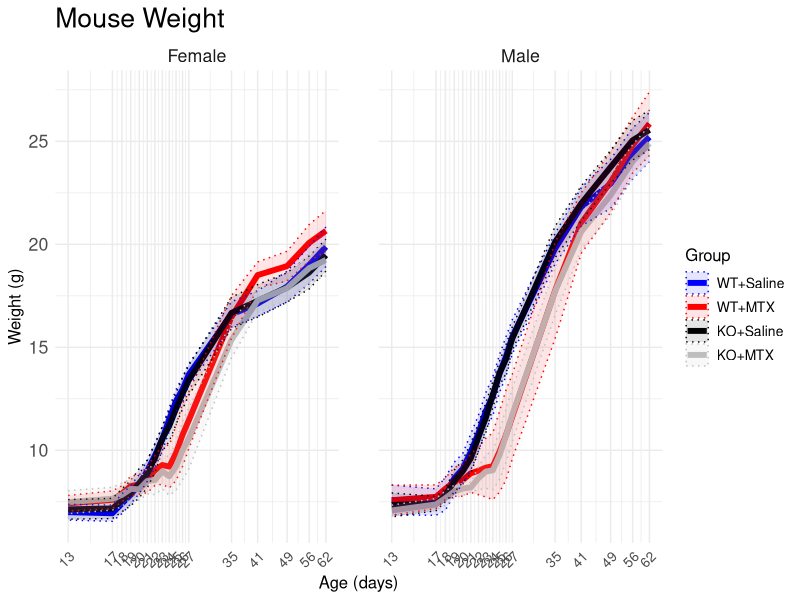

This figure's R source:
#########################################################
## LOAD PACKAGES                                       ##
#########################################################

library(tidyverse)
library(glue)
library(lme4)
library(lmerTest)
library(ggplot2)
library(gridExtra)

####################################################################################################
## MOUSE WEIGHT TRAJECTORY PLOT                                                                   ##
####################################################################################################

## LOAD DATA ##
FINAL_WEIGHT <- read.csv("FINAL_WEIGHT.csv")

## CHANGE TO NUMERIC ##
FINAL_WEIGHT$Age <- as.numeric(as.character(FINAL_WEIGHT$Age))
FINAL_WEIGHT$Weight <- as.numeric(as.character(FINAL_WEIGHT$Weight))

## CALCULATE MEAN CONFIDENCE INTERVALS ##
weightc <- FINAL_WEIGHT %>%
  group_by(Group, Sex, Age) %>%
  summarise(
    mean = mean(Weight, na.rm = TRUE),
    se = sd(Weight, na.rm = TRUE) / sqrt(n()),
    ci_lower = mean - qt(0.975, df = n() - 1) * se,
    ci_upper = mean + qt(0.975, df = n() - 1) * se,
    N = n(),
    .groups = 'drop'
  )

## RE-ORDER GROUP LEVELS FOR LEGEND ##
weightc$Group <- factor(weightc$Group, levels = c("WT+Saline", "WT+MTX", "KO+Saline", "KO+MTX"))

## PLOTTING ##
cplt <- ggplot(weightc, aes(x = Age, y = mean, group = Group, color = Group)) +
  geom_line(size = 2) +
  geom_ribbon(aes(ymin = ci_lower, ymax = ci_upper, fill = Group),
              alpha = 0.1, linetype = "dotted", size = 0.5) +
  labs(title = "Mouse Weight",
       x = "Age (days)",
       y = "Weight (g)",
       color = "Group") +
  scale_color_manual(values = c("WT+Saline" = "blue",
                                "WT+MTX" = "red",
                                "KO+Saline" = "black",
                                "KO+MTX" = "grey")) +
  scale_fill_manual(values = c("WT+Saline" = "blue",
                               "WT+MTX" = "red",
                               "KO+Saline" = "black",
                               "KO+MTX" = "grey")) +
  facet_wrap(~Sex) +
  scale_x_continuous(trans = 'log10',
                     breaks = c(13, 17, 18, 19, 20, 21, 22, 23, 24, 25, 26, 27, 35, 41, 49, 56, 62)) +
  theme_minimal() +
  theme(
    text = element_text(size = 16),
    axis.text.x = element_text(angle = 45, vjust = 1, hjust = 1, size = 10),
    axis.title = element_text(size = 12),
    legend.text = element_text(size = 10),
    legend.title = element_text(size = 12),
    panel.spacing = unit(2, "lines")
  )

## SAVE TO PDF ##
cairo_pdf("Figure2.pdf", width = 10.0, height = 5.5)
print(cplt)
dev.off()

####################################################################################################
## MOUSE WEIGHT STATISTICAL CALCULATIONS                                                          ##
####################################################################################################


####################################################################################################
## FEMALE WT SALINE BASELINE                                                                      ##
####################################################################################################

## SET BASELINE LEVELS ##
FINAL_WEIGHT$Group <- relevel(factor(FINAL_WEIGHT$Group), ref = "WT+Saline")
FINAL_WEIGHT$Age <- as.factor(FINAL_WEIGHT$Age)
FINAL_WEIGHT$Sex <- factor(FINAL_WEIGHT$Sex, levels = c("Female", "Male"))

## FIT THE MODEL ##
Linear_mixed_model <- lmer(
  Weight ~ Age * Group * Sex + (1 | ID) + (1 | Home_Cage),
  data = FINAL_WEIGHT
)

coefs <- summary(Linear_mixed_model)$coefficients
sig_effects_WT_F <- coefs[grep("^Age[0-9]+:GroupWT\\+MTX$", rownames(coefs)) , ]
sig_effects_WT_F <- sig_effects_WT_F[sig_effects_WT_F[, "Pr(>|t|)"] < 0.05, ]
print(sig_effects_WT_F[, "Pr(>|t|)"])
## WT MTX FEMALE MICE ARE SIGNIFICANTLY SMALLER THAN WT SALINE FEMALE MICE FROM P22 TO P27 ##

####################################################################################################
## FEMALE KO SALINE BASELINE                                                                      ##
####################################################################################################

## SET BASELINE LEVELS ##
FINAL_WEIGHT$Group <- relevel(factor(FINAL_WEIGHT$Group), ref = "KO+Saline")
FINAL_WEIGHT$Sex <- factor(FINAL_WEIGHT$Sex, levels = c("Female", "Male"))

## FIT THE MODEL ##
Linear_mixed_model <- lmer(
  Weight ~ Age * Group * Sex + (1 | ID) + (1 | Home_Cage),
  data = FINAL_WEIGHT
)

coefs <- summary(Linear_mixed_model)$coefficients
sig_effects_KO_F <- coefs[grep("^Age[0-9]+:GroupKO\\+MTX$", rownames(coefs)) , ]
sig_effects_KO_F <- sig_effects_KO_F[sig_effects_KO_F[, "Pr(>|t|)"] < 0.05, ]
print(sig_effects_KO_F[, "Pr(>|t|)"])
## KO MTX FEMALE MICE ARE SIGNIFICANTLY SMALLER THAN KO SALINE FEMALE MICE FROM P22 TO P35 ##

####################################################################################################
## MALE KO SALINE BASELINE                                                                      ##
####################################################################################################

## SET BASELINE LEVELS ##
FINAL_WEIGHT$Group <- relevel(factor(FINAL_WEIGHT$Group), ref = "KO+Saline")
FINAL_WEIGHT$Sex <- factor(FINAL_WEIGHT$Sex, levels = c("Male", "Female"))

## FIT THE MODEL ##
Linear_mixed_model <- lmer(
  Weight ~ Age * Group * Sex + (1 | ID) + (1 | Home_Cage),
  data = FINAL_WEIGHT
)

coefs <- summary(Linear_mixed_model)$coefficients
sig_effects_KO_M <- coefs[grep("^Age[0-9]+:GroupKO\\+MTX$", rownames(coefs)) , ]
sig_effects_KO_M <- sig_effects_KO_M[sig_effects_KO_M[, "Pr(>|t|)"] < 0.05, ]
print(sig_effects_KO_M[, "Pr(>|t|)"])
## KO MTX MALE MICE ARE SIGNIFICANTLY SMALLER THAN KO SALINE MALE MICE FROM P22 TO P49 ##

####################################################################################################
## MALE WT SALINE BASELINE                                                                        ##
####################################################################################################

## SET BASELINE LEVELS ##
FINAL_WEIGHT$Group <- relevel(factor(FINAL_WEIGHT$Group), ref = "WT+Saline")
FINAL_WEIGHT$Sex <- factor(FINAL_WEIGHT$Sex, levels = c("Male", "Female"))

## FIT THE MODEL ##
Linear_mixed_model <- lmer(
  Weight ~ Age * Group * Sex + (1 | ID) + (1 | Home_Cage),
  data = FINAL_WEIGHT
)

coefs <- summary(Linear_mixed_model)$coefficients
sig_effects_WT_M <- coefs[grep("^Age[0-9]+:GroupWT\\+MTX$", rownames(coefs)) , ]
sig_effects_WT_M <- sig_effects_WT_M[sig_effects_WT_M[, "Pr(>|t|)"] < 0.05, ]
print(sig_effects_WT_M[, "Pr(>|t|)"])
## WT MTX MALE MICE ARE SIGNIFICANTLY SMALLER THAN WT SALINE MALE MICE FROM P22 TO P35 ##
